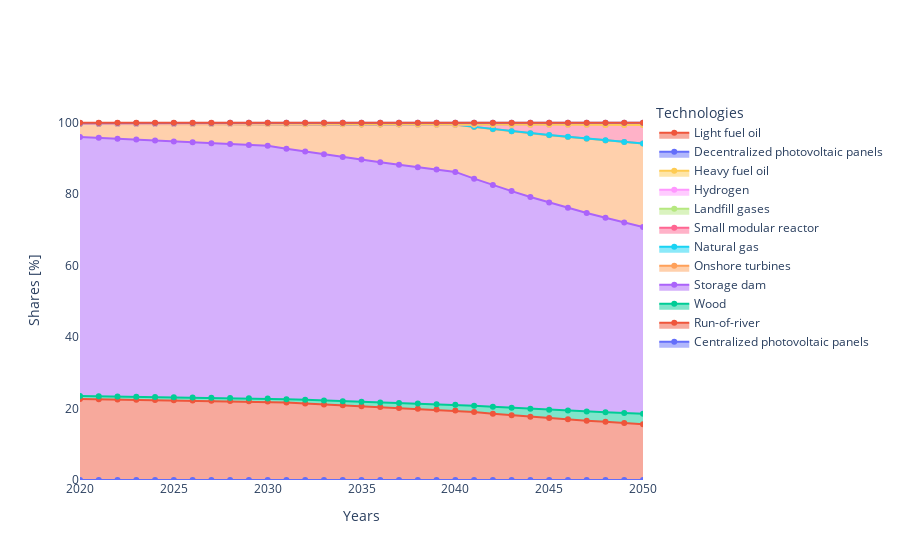

Notebook source saved alongside this figure:
### Code cell
layout = go.Layout(
    paper_bgcolor='rgba(0,0,0,0)',
    plot_bgcolor='rgba(0,0,0,0)'
)

fig = go.Figure(layout=layout)
df_scenario = df_scenarios[df_scenarios.scenario == 'NZ50']
df_scenario = df_scenario.sort_values(by=['period'])
tech_list = list(df_scenario.technology.unique())
t = list(df_scenario.period.unique())

for tech in tech_list:
    data = list(100*df_scenario[df_scenario.technology == tech].value)
    fig.add_trace(go.Scatter(
        x=t, y=data,
        #hoverinfo='x+y',
        mode='lines',
        name=tech,
        #line=dict(width=0.5, color='rgb(131, 90, 241)'),
        stackgroup='one' # define stack group
    ))

fig.update_layout(
    xaxis_title="Years",
    yaxis_title="Shares [%]",
    legend_title="Technologies",
)

fig.update_traces(mode="markers+lines", hovertemplate=None)
fig.update_layout(hovermode="x unified")

fig.show()
